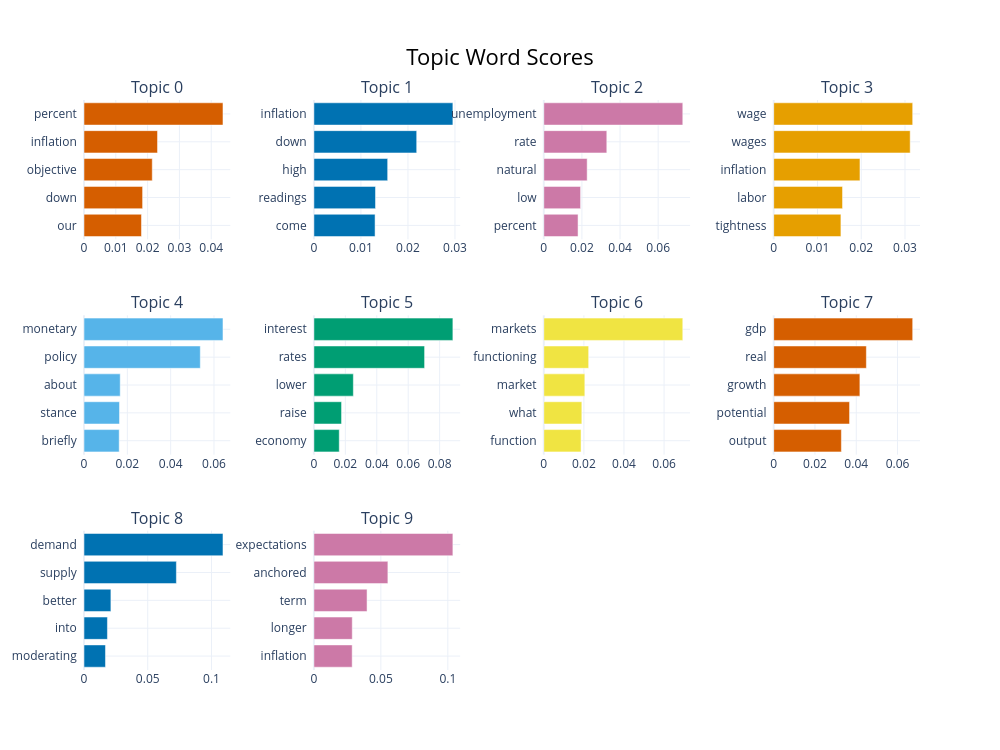

The notebook cell this image was saved under:
### Markdown cell above
## 3. Visualization (Global Topics)

### Code cell
topic_model.visualize_barchart(top_n_topics=10)

### Figure 1 — Plotly figure (JSON) as saved in the notebook; plotly's stock layout.template omitted (floating-point values rounded to 4 significant figures)
{"data": [{"marker": {"color": "#D55E00"}, "orientation": "h", "type": "bar", "x": [0.01807, 0.01842, 0.02146, 0.02311, 0.04369], "xaxis": "x", "y": ["our  ", "down  ", "objective  ", "inflation  ", "percent  "], "yaxis": "y"}, {"marker": {"color": "#0072B2"}, "orientation": "h", "type": "bar", "x": [0.01301, 0.0131, 0.01569, 0.02186, 0.02956], "xaxis": "x2", "y": ["come  ", "readings  ", "high  ", "down  ", "inflation  "], "yaxis": "y2"}, {"marker": {"color": "#CC79A7"}, "orientation": "h", "type": "bar", "x": [0.01797, 0.01929, 0.02275, 0.03305, 0.07292], "xaxis": "x3", "y": ["percent  ", "low  ", "natural  ", "rate  ", "unemployment  "], "yaxis": "y3"}, {"marker": {"color": "#E69F00"}, "orientation": "h", "type": "bar", "x": [0.01536, 0.01573, 0.01971, 0.03118, 0.03176], "xaxis": "x4", "y": ["tightness  ", "labor  ", "inflation  ", "wages  ", "wage  "], "yaxis": "y4"}, {"marker": {"color": "#56B4E9"}, "orientation": "h", "type": "bar", "x": [0.01624, 0.01638, 0.01672, 0.05368, 0.06415], "xaxis": "x5", "y": ["briefly  ", "stance  ", "about  ", "policy  ", "monetary  "], "yaxis": "y5"}, {"marker": {"color": "#009E73"}, "orientation": "h", "type": "bar", "x": [0.01613, 0.01759, 0.0251, 0.07043, 0.08843], "xaxis": "x6", "y": ["economy  ", "raise  ", "lower  ", "rates  ", "interest  "], "yaxis": "y6"}, {"marker": {"color": "#F0E442"}, "orientation": "h", "type": "bar", "x": [0.01858, 0.01898, 0.02047, 0.02238, 0.06934], "xaxis": "x7", "y": ["function  ", "what  ", "market  ", "functioning  ", "markets  "], "yaxis": "y7"}, {"marker": {"color": "#D55E00"}, "orientation": "h", "type": "bar", "x": [0.03279, 0.03675, 0.04176, 0.0449, 0.06734], "xaxis": "x8", "y": ["output  ", "potential  ", "growth  ", "real  ", "gdp  "], "yaxis": "y8"}, {"marker": {"color": "#0072B2"}, "orientation": "h", "type": "bar", "x": [0.01685, 0.01838, 0.0211, 0.07247, 0.109], "xaxis": "x9", "y": ["moderating  ", "into  ", "better  ", "supply  ", "demand  "], "yaxis": "y9"}, {"marker": {"color": "#CC79A7"}, "orientation": "h", "type": "bar", "x": [0.02858, 0.02864, 0.03968, 0.05524, 0.1038], "xaxis": "x10", "y": ["inflation  ", "longer  ", "term  ", "anchored  ", "expectations  "], "yaxis": "y10"}], "layout": {"annotations": [{"font": {"size": 16}, "showarrow": false, "text": "Topic 0", "x": 0.0875, "xanchor": "center", "xref": "paper", "y": 1, "yanchor": "bottom", "yref": "paper"}, {"font": {"size": 16}, "showarrow": false, "text": "Topic 1", "x": 0.3625, "xanchor": "center", "xref": "paper", "y": 1, "yanchor": "bottom", "yref": "paper"}, {"font": {"size": 16}, "showarrow": false, "text": "Topic 2", "x": 0.6375, "xanchor": "center", "xref": "paper", "y": 1, "yanchor": "bottom", "yref": "paper"}, {"font": {"size": 16}, "showarrow": false, "text": "Topic 3", "x": 0.9125, "xanchor": "center", "xref": "paper", "y": 1, "yanchor": "bottom", "yref": "paper"}, {"font": {"size": 16}, "showarrow": false, "text": "Topic 4", "x": 0.0875, "xanchor": "center", "xref": "paper", "y": 0.6222, "yanchor": "bottom", "yref": "paper"}, {"font": {"size": 16}, "showarrow": false, "text": "Topic 5", "x": 0.3625, "xanchor": "center", "xref": "paper", "y": 0.6222, "yanchor": "bottom", "yref": "paper"}, {"font": {"size": 16}, "showarrow": false, "text": "Topic 6", "x": 0.6375, "xanchor": "center", "xref": "paper", "y": 0.6222, "yanchor": "bottom", "yref": "paper"}, {"font": {"size": 16}, "showarrow": false, "text": "Topic 7", "x": 0.9125, "xanchor": "center", "xref": "paper", "y": 0.6222, "yanchor": "bottom", "yref": "paper"}, {"font": {"size": 16}, "showarrow": false, "text": "Topic 8", "x": 0.0875, "xanchor": "center", "xref": "paper", "y": 0.2444, "yanchor": "bottom", "yref": "paper"}, {"font": {"size": 16}, "showarrow": false, "text": "Topic 9", "x": 0.3625, "xanchor": "center", "xref": "paper", "y": 0.2444, "yanchor": "bottom", "yref": "paper"}], "height": 750, "hoverlabel": {"bgcolor": "white", "font": {"family": "Rockwell", "size": 16}}, "showlegend": false, "title": {"font": {"color": "Black", "size": 22}, "text": "Topic Word Scores", "x": 0.5, "xanchor": "center", "yanchor": "top"}, "width": 1000, "xaxis": {"anchor": "y", "domain": [0, 0.175], "showgrid": true}, "xaxis10": {"anchor": "y10", "domain": [0.275, 0.45], "showgrid": true}, "xaxis11": {"anchor": "y11", "domain": [0.55, 0.725], "showgrid": true}, "xaxis12": {"anchor": "y12", "domain": [0.825, 1], "showgrid": true}, "xaxis2": {"anchor": "y2", "domain": [0.275, 0.45], "showgrid": true}, "xaxis3": {"anchor": "y3", "domain": [0.55, 0.725], "showgrid": true}, "xaxis4": {"anchor": "y4", "domain": [0.825, 1], "showgrid": true}, "xaxis5": {"anchor": "y5", "domain": [0, 0.175], "showgrid": true}, "xaxis6": {"anchor": "y6", "domain": [0.275, 0.45], "showgrid": true}, "xaxis7": {"anchor": "y7", "domain": [0.55, 0.725], "showgrid": true}, "xaxis8": {"anchor": "y8", "domain": [0.825, 1], "showgrid": true}, "xaxis9": {"anchor": "y9", "domain": [0, 0.175], "showgrid": true}, "yaxis": {"anchor": "x", "domain": [0.7556, 1], "showgrid": true}, "yaxis10": {"anchor": "x10", "domain": [0, 0.2444], "showgrid": true}, "yaxis11": {"anchor": "x11", "domain": [0, 0.2444], "showgrid": true}, "yaxis12": {"anchor": "x12", "domain": [0, 0.2444], "showgrid": true}, "yaxis2": {"anchor": "x2", "domain": [0.7556, 1], "showgrid": true}, "yaxis3": {"anchor": "x3", "domain": [0.7556, 1], "showgrid": true}, "yaxis4": {"anchor": "x4", "domain": [0.7556, 1], "showgrid": true}, "yaxis5": {"anchor": "x5", "domain": [0.3778, 0.6222], "showgrid": true}, "yaxis6": {"anchor": "x6", "domain": [0.3778, 0.6222], "showgrid": true}, "yaxis7": {"anchor": "x7", "domain": [0.3778, 0.6222], "showgrid": true}, "yaxis8": {"anchor": "x8", "domain": [0.3778, 0.6222], "showgrid": true}, "yaxis9": {"anchor": "x9", "domain": [0, 0.2444], "showgrid": true}}}
